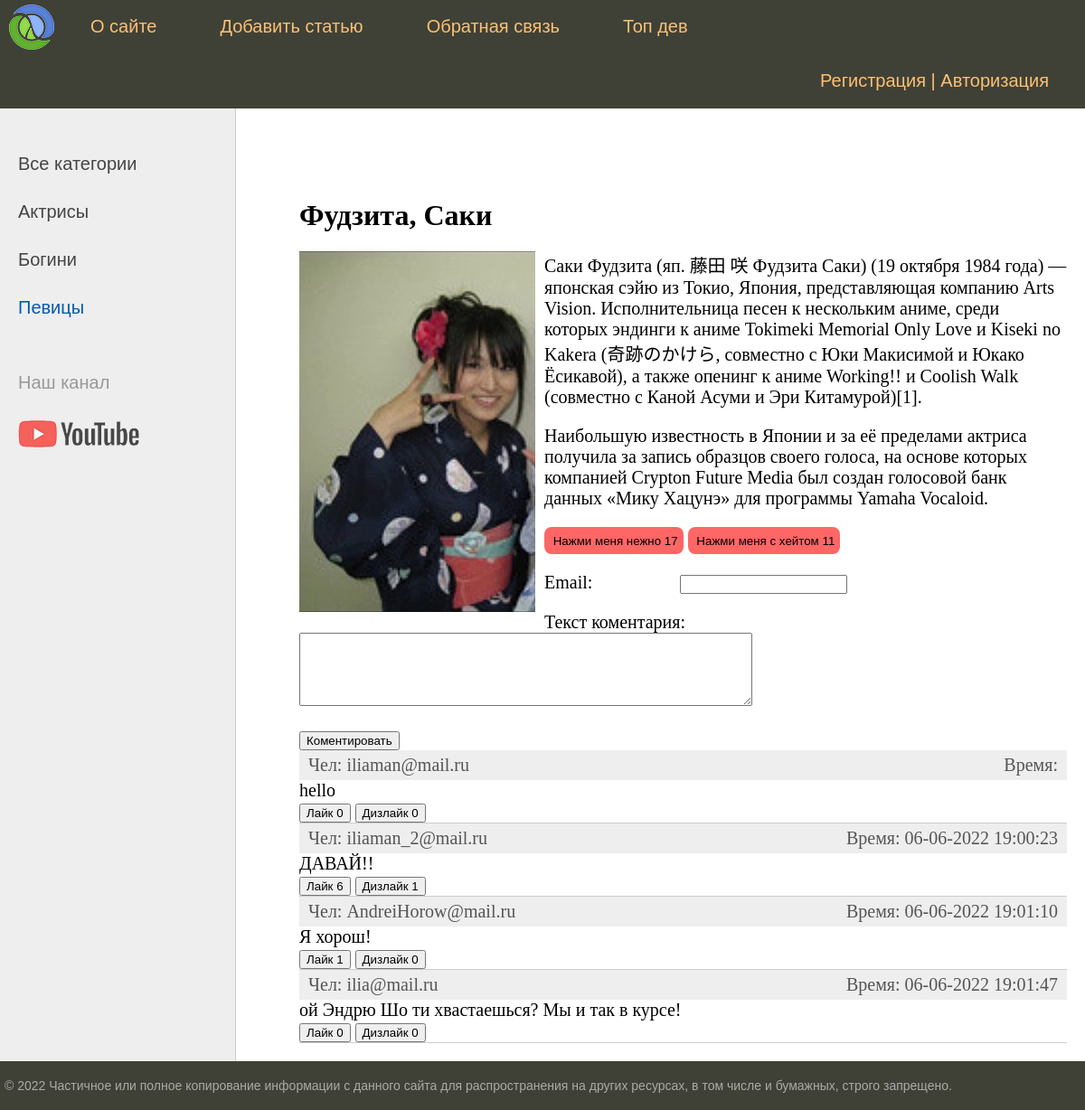
Page /post/fudzita-saki on the earlier database version.
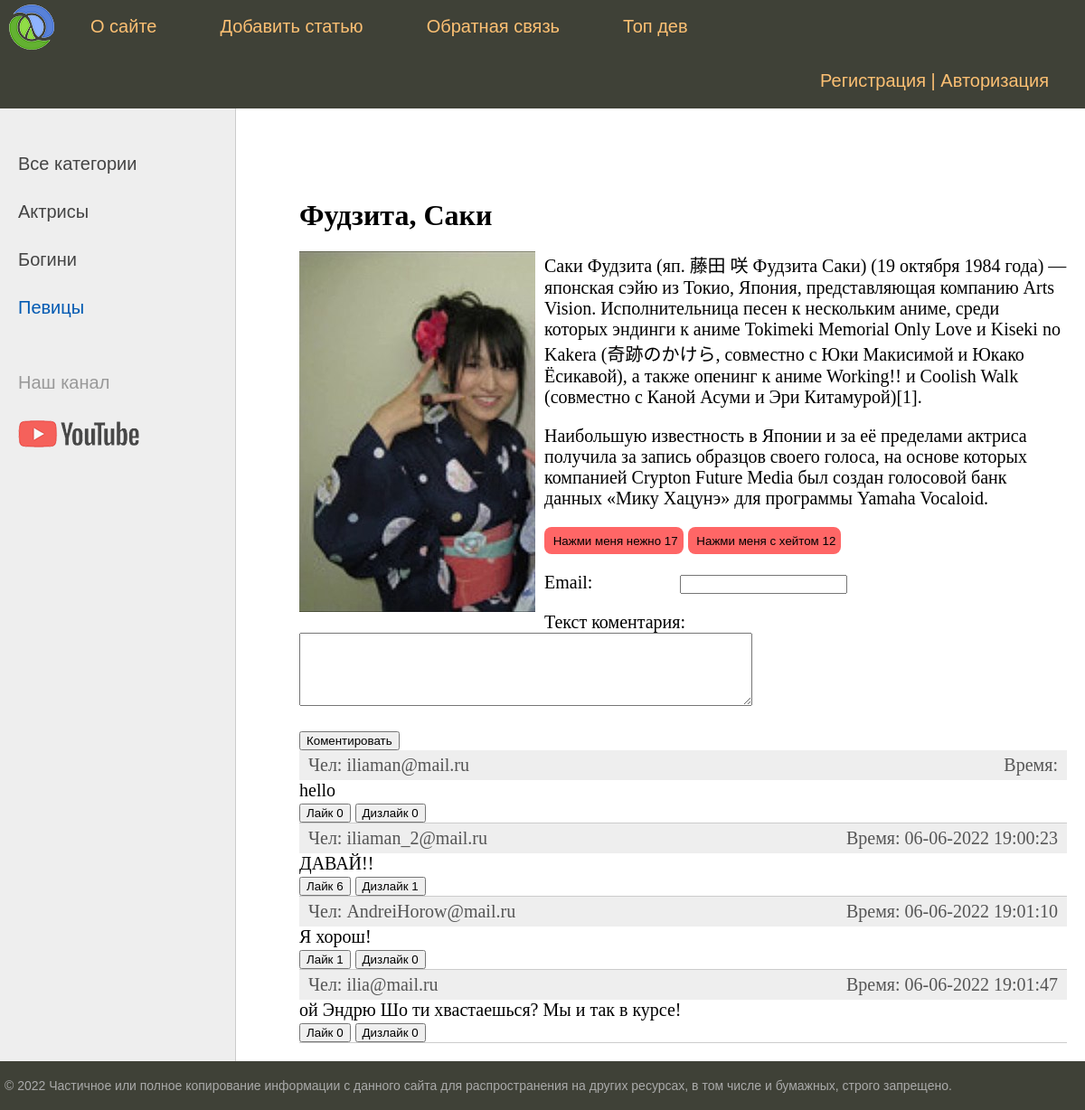
Same page on the later database version.
### women/models.py (models this page shows, shortened)
class Women(models.Model):
    title = models.CharField(max_length=255, verbose_name='Заголовок')
    slug = models.SlugField(max_length=255, unique=True, db_index=True, verbose_name='URL')
    content = models.TextField(blank=True, verbose_name='Текст статьи')
    photo = models.ImageField(upload_to="photos/%Y/%m/%d/", verbose_name='Фото')
    time_create = models.DateTimeField(auto_now_add=True, verbose_name='Время создания')
    time_update = models.DateTimeField(auto_now=True, verbose_name='Время изменения')
    like = models.IntegerField(default=0, verbose_name='Лайки')
    dislike = models.IntegerField(default=0, verbose_name='Дизлайки')
    is_published = models.BooleanField(default=True, verbose_name='Публикация')
    cat = models.ForeignKey('Category', on_delete=models.PROTECT, verbose_name='Категория')
    class Meta:
        verbose_name = 'Известные женщины'
        verbose_name_plural = 'Известные женщины'
        ordering = ['time_create', 'title']

### women/views.py (the view)
# urls.py: path('post/<slug:post_slug>', ShowPost.as_view(), name= 'post'),
class ShowPost(DataMixin, View):
    form_comment = AddCommentForm
    template_name = 'women/post.html'
    def get(self, request, post_slug):
        post = get_object_or_404(Women, slug=post_slug)
        comments = Comment.objects.filter(post_id=post.pk).select_related('post')
        form_comment = self.form_comment
        context = self.get_user_context(post=post, title=post.title, cat_selected=post.cat.slug, comments=comments, form_comment=form_comment)
        return render(request, self.template_name, context=context)
    def post(self, request, post_slug):
        post = get_object_or_404(Women, slug=post_slug)
        comments = Comment.objects.filter(post_id=post.pk)
        form_comment = self.form_comment
        if 'like' in request.POST:
            post.like += 1
            post.save()
        elif 'dislike' in request.POST:
            post.dislike += 1
            post.save()
        elif 'comment' in request.POST:
            form_comment = self.form_comment(request.POST)
            if form_comment.is_valid():
                email = form_comment.cleaned_data['email']
                content = form_comment.cleaned_data['content']
                go_in_bd = Comment(email=email, content=content, post_id=post.pk)
                go_in_bd.save()
            else:
                form_comment = self.form_comment() # ошибку в контент форм коментс еррор
        elif 'comment-like' in request.POST:
            comment_id = request.POST.get('comment-like')
            comment = Comment.objects.get(pk=comment_id)
            comment.like += 1
            comment.save()
        elif 'comment-dislike' in request.POST:
            comment_id = request.POST.get('comment-dislike')
            comment = Comment.objects.get(pk=comment_id)
            comment.dislike += 1
            comment.save()
        context = {'post': post, 'title': post.title, 'cat_selected': post.cat.slug,
                   'comments': comments, 'form_comment': form_comment}
        return render(request, self.template_name, context=context)

### women/models.py (called while the page is built)
    def get_absolute_url(self):
        return reverse('post', kwargs={'post_slug': self.post.slug})

    def get_absolute_url(self):
        return reverse('category', kwargs={'cat_slug': self.slug})

### women/templatetags/women_tags.py (called while the page is built)
@register.inclusion_tag('usertags/list_categories.html')
def show_categories(sort=None, cat_selected=None):
    if not sort:
        cats = Category.objects.all()
    else:
        cats = Category.objects.order_by(sort)
    return {"cats": cats, "cat_selected": cat_selected}

@register.inclusion_tag('usertags/list_menu.html')
def show_menu(*args, **kwargs):
    menu = [{'title': "О сайте", 'url_name': 'about'},
            {'title': "Добавить статью", 'url_name': 'add_page'},
            {'title': "Обратная связь", 'url_name': 'contact'},
            {'title': "Топ дев", 'url_name': 'toprait'}]
    return {"menu": menu}

### women/utils.py (called while the page is built)
    def get_user_context(self, **kwargs):
        context = kwargs
        if 'cat_selected' not in context:
            context['cat_selected'] = 0
        return context

### women/templates/women/post.html (shortened to what this page needs)
{% extends 'women/base.html' %}
{% block content %}
<h1>{{ post.title }}</h1>
{% if post.photo %}
    <p><img class="img-article-left" src="{{ post.photo.url }}"></p>
{% endif %}
{{ post.content|linebreaks }}
<form action="" method="POST" >
    <input class="postlike" type="submit" name="like" value=" Нажми меня нежно {{ post.like }}">
    <input class="postlike" type="submit" name="dislike" value=" Нажми меня c хейтом {{ post.dislike }}">
</form>
<form action="" method="post">
{% for f in form_comment %}
<p><label class="form-label" for="{{ f.id_for_label }}">{{f.label}}: </label>{{ f }}</p>
{% endfor %}
<button type="submit" name="comment">Коментировать</button>
</form>
<ul class="list-comment">
{% for coment in comments %}
    <li>
    <div class="comment-panel">
        <p class="first">Чел: {{ coment.email }}</p>
        <p class="last">Время: {{ coment.time_create|date:"d-m-Y H:i:s" }}</p>
    </div>
    {{ coment.content }}
        <form action="{{ coment.get_absolute_url }}" method="post">{% csrf_token %}
	<button type="submit" name="comment-like" value="{{ coment.pk }}">Лайк {{ coment.like }}</button>
    <button type="submit" name="comment-dislike" value="{{ coment.pk }}">Дизлайк {{ coment.dislike }}</button>
        </form>
    </li>
{% endfor %}
</ul>
{% endblock %}

Differences in the rows shown:
changed Women "Фудзита, Саки": dislike "Нажми меня c хейтом 11" → "Нажми меня c хейтом 12"
